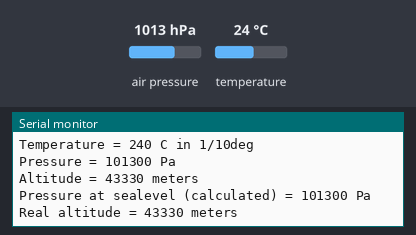
A sketch run on a simulated Arduino Uno, built with avr-gcc and run on an emulated ATmega328P. Parts: the last lines printed to the serial monitor. Wiring (inferred from the names in the program): BMP180 pressure sensor at I2C address 0x77. The inputs (shaded band) are chosen by the test bench; at power-on: air pressure 1013 hPa, temperature 24 °C.

Above: at 1.2 s.
1.3 s: air pressure set to 952 hPa
At 1.9 s:
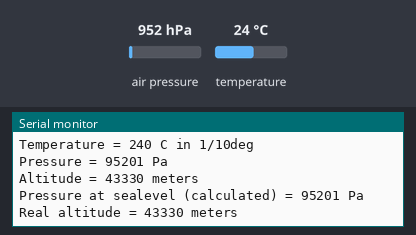
2.8 s: temperature set to 12 °C
4.3 s: air pressure set to 975 hPa
At 5.1 s:
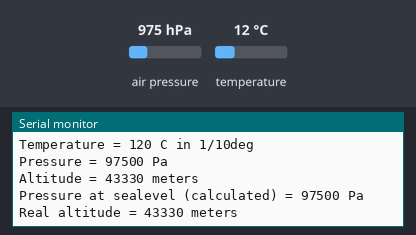
Timing chart, 0 to 7.3 s (numbered marks = the images above; inputs shaded):
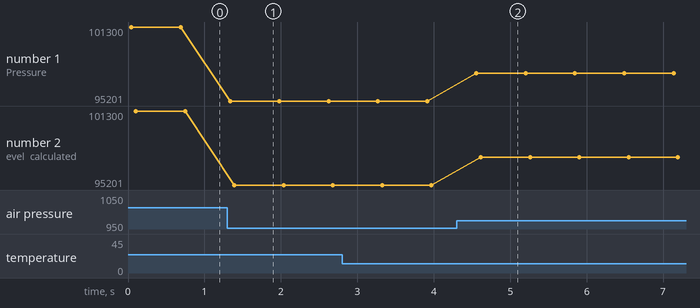

The sketch:

main.ino
```cpp
#include <Wire.h>
#include <bmp180.h>

// create a instance of bmp180
bmp180 bmp180;

void setup()
{
  Serial.begin(9600);
  if (!bmp180.begin())
  {
    Serial.println("Could not find a valid BMP085 sensor, check wiring!");
    while (1)
    {
    }
  }
}

void loop()
{
  Serial.print("Temperature = ");
  Serial.print(bmp180.getTemperature());
  Serial.println(" C in 1/10deg");

  Serial.print("Pressure = ");
  Serial.print(bmp180.getPressure());
  Serial.println(" Pa");

  // Calculate altitude assuming 'standard' barometric
  // pressure of 1013.25 millibar = 101325 Pascal
  Serial.print("Altitude = ");
  Serial.print(bmp180.getAltitude());
  Serial.println(" meters");

  Serial.print("Pressure at sealevel (calculated) = ");
  Serial.print(bmp180.getPressureAtSeaLevel());
  Serial.println(" Pa");

  Serial.print("Real altitude = ");
  Serial.print(bmp180.getAltitude());
  Serial.println(" meters");

  Serial.println();
  delay(500);
}
```

Measured:
- after the input at 1.3 s, the serial monitor: prints a new line at once (image 1)
- after the input at 4.3 s, the serial monitor: prints a new line after 0.26 s (image 2)
- plotted number 1: 101300 → 95201 after the input at 1.3 s, 95201 → 97500 after the input at 4.3 s
- plotted number 2: 101300 → 95201 after the input at 1.3 s, 95201 → 97500 after the input at 4.3 s
